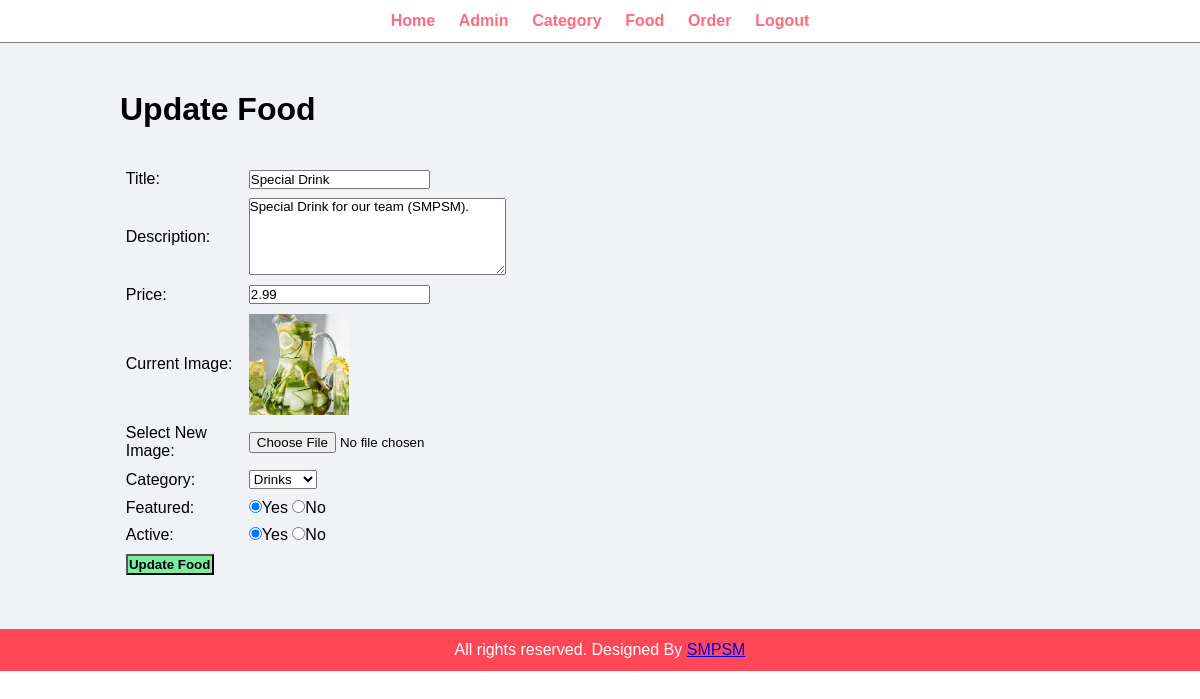
The page /admin/update-food.php?id=39 (signed in) on the database its author committed.
### tables this page shows
CREATE TABLE `tbl_food` (
  `id` int(10) UNSIGNED NOT NULL,
  `title` varchar(150) NOT NULL,
  `description` varchar(255) NOT NULL,
  `price` decimal(10,2) NOT NULL,
  `image_name` varchar(255) NOT NULL,
  `category_id` int(10) UNSIGNED NOT NULL,
  `featured` varchar(10) NOT NULL,
  `active` varchar(10) NOT NULL
);

CREATE TABLE `tbl_category` (
  `id` int(10) UNSIGNED NOT NULL,
  `title` varchar(100) NOT NULL,
  `image_name` varchar(255) NOT NULL,
  `featured` varchar(10) NOT NULL,
  `active` varchar(10) NOT NULL
);

### admin/update-food.php (the view, shortened to what this page needs)
<?php include('partials/menu.php');?>
<?php
if(isset($_GET['id']))
{
    $id=$_GET['id'];
    $sql2 = "SELECT * FROM tbl_food WHERE id=$id";
    $res2=mysqli_query($conn,$sql2);
    $row2 = mysqli_fetch_assoc($res2);
    $title=$row2['title'];
    $description=$row2['description'];
    $price=$row2['price'];
    $current_image=$row2['image_name'];
    $current_category=$row2['category_id'];
    $featured=$row2['featured'];
    $active=$row2['active'];
}
else
{
    header('location:'.SITEURL.'admin/manage-food.php');
}
?>
<div class="main-content">
    <div class="wrapper">
        <h1>Update Food </h1>
    <br><br>
    <form action="" method="POST" enctype="multipart/form-data">
    <table class="tbl-30">
    <tr>
        <td>Title:</td>
        <td>
            <input type="text" name="title" value="<?php echo  $title;?>" >
        </td>
    </tr>
    <tr>
        <td>Description:</td>
        <td>
        <textarea name="description"  cols="30" rows="5" ><?php echo  $description;?></textarea>
        </td>
    </tr>
    <tr>
        <td>Price:</td>
        <td>
            <input type="number" name="price" value="<?php echo  $price;?>">
        </td>
    </tr>
    <tr>
        <td>Current Image:</td>
        <td>
            <?php
            if($current_image == "")
            {
                echo "<div class ='error'><h3>Image Not Available.</h3><div>";
            }
            else
            {
                ?>
                <img src="<?php echo SITEURL;?>images/food/<?php echo $current_image;?>" width="100px" >
                <?php
            }
            ?>
        </td>
    </tr>
    <tr>
        <td>Select New Image:</td>
        <td>
            <input type="file" name="image" >
        </td>
    </tr>
    <tr>
        <td>Category:</td>
        <td>
            <select name="category" >
                <?php
                   $sql="SELECT * FROM tbl_category WHERE active='Yes'";
                   $res=mysqli_query($conn,$sql);
                   $count=mysqli_num_rows($res);
                   if($count>0)
                   {
                    while($row=mysqli_fetch_assoc($res))
                    {
                        $category_title = $row['title'];
                        $category_id = $row['id'];
                        ?>
                      <option <?php if($current_category == $category_id){echo "selected";}?> value="<?php echo $category_id;?>"><?php echo $category_title;?></option>
                        <?php
                    }
                   }
                   else{
                    echo "<option value='0'>Category Not Available.</option>";
                   }
                ?>
            </select>
        </td>
    </tr>
    <tr>
        <td>Featured:</td>
        <td>
            <input <?php if($featured =="Yes"){echo "checked";}?> type="radio" name="featured" value="Yes">Yes
            <input <?php if($featured =="No"){echo "checked";}?> type="radio" name="featured" value="No">No
        </td>
    </tr>
    <tr>
        <td>Active:</td>
        <td>
            <input <?php if($active == "Yes"){echo "checked";}?> type="radio" name="active" value="Yes">Yes
            <input <?php if($featured =="No"){echo "checked";}?>  type="radio" name="active" value="No">No
        </td>
    </tr>
    <tr>
        <td>
            <input type="submit" name="submit" value="Update Food" class="btn-secondary">
        </td>
    </tr>
    </table>
    </form>
    </div>
</div>
<?php include('partials/footer.php');?>

### css/admin.css (style rules this page uses)
* { margin: 0; padding: 0; font-family: Arial, Helvetica, sans-serif; }
.wrapper { padding: 1%; width: 80%; margin: 0 auto; }
.tbl-30 { width:40%; }
table tr td { padding: 1%; }
.btn-secondary { background-color: #7bed9f; padding: 1%; color: black; text-decoration: none; font-weight: bold; }
.main-content { background-color: #f1f2f6; padding: 3% 0; }

### rows shown on the page
tbl_food: title "Special Drink", description "Special Drink for our team (SMPSM).", price "2.99", image_name (picture), category "Drinks", featured "☑", active "☑"
